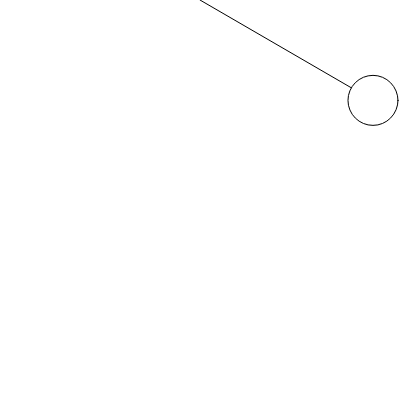
Frame 1 (no input)
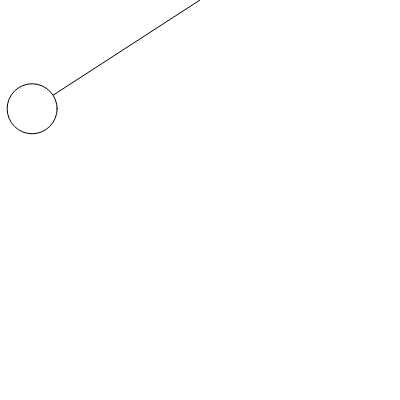
Frame 60 (no input)
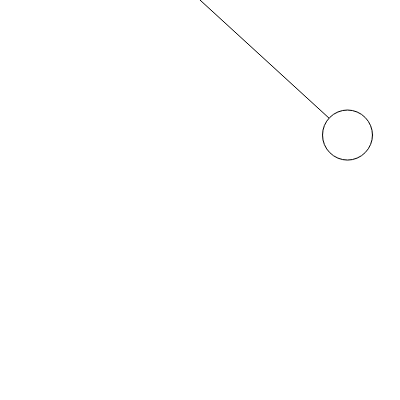
Frame 120 (the mouse pressed at the canvas centre since frame 60)

The p5.js sketch that drew these frames (run headless with seeded random() and noise() and a simulated clock; from frame 60 on, the mouse is pressed at the canvas centre):

// p5.js sketch
// ── sketch.js
x = 200; y = 200;

g = 0.5;

angleV = 0;
angleA = 0;
function setup() {
  createCanvas(400, 400);
  len = 200;
  angle = PI / 3;



}

function draw() {
  background(255);


  let force = -g * sin(angle);

  angleA = force / len;
  angleV += angleA;
  angle += angleV;

  x = len * sin(angle) + 200;
  y = len * cos(angle);

  line(200, 0, x, y);
  circle(x, y, 50);




}
